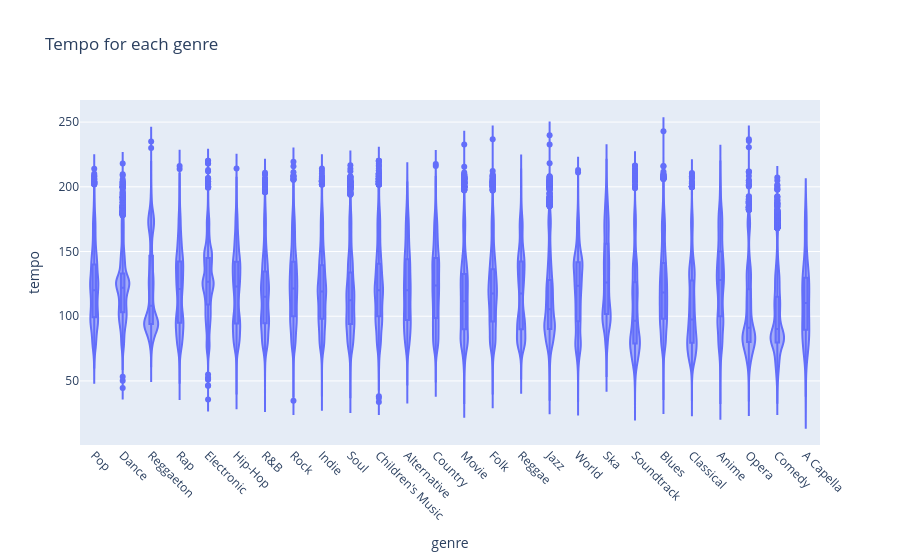

Notebook code cell kept with this figure:
### Code cell
#create a violin plot with box plots inside to visualize tempo distribution across genres
#Violin plot shows the probability density of tempo values for each genre
#Box plot inside shows quartiles, median, and potential outliers

fig = px.violin(df, x='genre', y='tempo', title='Tempo for each genre',box=True)
fig.update_xaxes(tickangle=45)
fig.show()

### Figure 1 — Plotly figure (JSON) as saved in the notebook; plotly's stock layout.template omitted (floating-point values rounded to 4 significant figures; data arrays with more than 128 entries replaced by an {"elided": "..."} marker saying what was removed)
{"data": [{"alignmentgroup": "True", "box": {"visible": true}, "hovertemplate": "genre=%{x}<br>tempo=%{y}<extra></extra>", "legendgroup": "", "marker": {"color": "#636efa"}, "name": "", "offsetgroup": "", "orientation": "v", "scalegroup": "True", "showlegend": false, "type": "violin", "x": {"elided": "176773 str values"}, "x0": " ", "xaxis": "x", "y": {"elided": "176773 float values"}, "y0": " ", "yaxis": "y"}], "layout": {"legend": {"tracegroupgap": 0}, "title": {"text": "Tempo for each genre"}, "violinmode": "group", "xaxis": {"anchor": "y", "domain": [0, 1], "tickangle": 45, "title": {"text": "genre"}}, "yaxis": {"anchor": "x", "domain": [0, 1], "title": {"text": "tempo"}}}}
